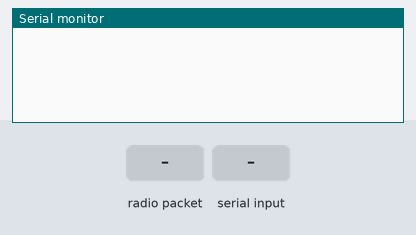
Simulated run of this sketch. Board: Arduino Uno, built with avr-gcc and run on an emulated ATmega328P. Parts: the last lines printed to the serial monitor. The test bench sets the inputs (shaded band). No radio packets arrive unless stated.

Above: at 1.2 s.
1.3 s: radio packet "1" arrives
At 2.3 s:
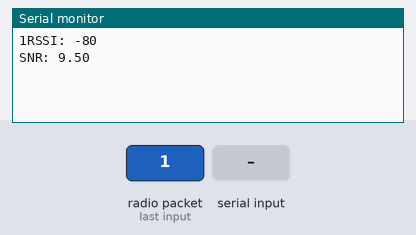
2.8 s: "1" received over Serial
At 4.1 s:
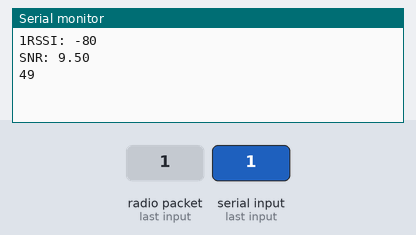

Measured:
- after the input at 1.3 s, the serial monitor: prints a new line at once (image 1)
- after the input at 2.8 s, the serial monitor: prints a new line after 0.06 s (image 2)

The sketch:

ArduinoControlSimple.ino
```cpp
#include <SPI.h>
#include <LoRa.h>

void setup() {

  // Wait until serial connection is established
  Serial.begin(9600);
  while (!Serial);

  // Wait until LoRa connection is established
  while(!LoRa.begin(868E6))

  Serial.println("Communication initialization succeeded.");
}

void loop() {

  // Check for incoming message from LoRa
  if (LoRa.parsePacket() > 0)
    receiveLoRaPacket();

  // Check for incoming message from serial (PC)
  if (Serial.available() > 0)
    receiveSerialPacket();
}

void receiveSerialPacket() {
  byte command = Serial.read();
  LoRa.beginPacket();
  LoRa.write(command);
  LoRa.endPacket();
  Serial.println(command);
}

void receiveLoRaPacket() {
  String incoming = "";

  while (LoRa.available()) {
    incoming += (char)LoRa.read();
  }

  Serial.print(incoming);
  Serial.println("RSSI: " + String(LoRa.packetRssi()));
  Serial.println("SNR: " + String(LoRa.packetSnr()));
  Serial.println();
}
```
